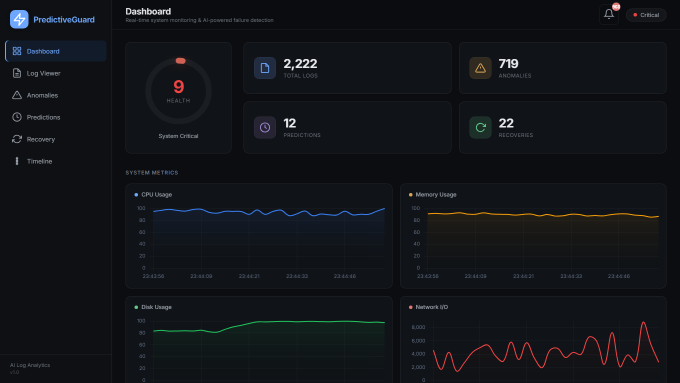
#> input picture screenshots/fig2_dashboard.png, 1360 x 765 px (shown at 1/2 size)
$ python generate_idf_composite.py
#> lines starting #> are read from the running program, lines starting #| are printed output that depends on the picture
"""
Create composite architecture and output image for IDF-B Page 2.
"""

from PIL import Image, ImageDraw, ImageFont
import os

def create_idf_page2_composite():
    w, h = 1536, 1024
    comp = Image.new('RGB', (w, h), color=(255, 255, 255))
#> comp: PIL image 1536x1024 RGB; every value is 255
    draw = ImageDraw.Draw(comp)

    try:
        font_title = ImageFont.truetype("arialbd.ttf", 22)
        font_sub = ImageFont.truetype("arial.ttf", 16)
        font_box_title = ImageFont.truetype("arialbd.ttf", 14)
        font_box_body = ImageFont.truetype("arial.ttf", 11)
        font_caption = ImageFont.truetype("arialbd.ttf", 14)
    except:
        font_title = ImageFont.load_default()
        font_sub = ImageFont.load_default()
        font_box_title = ImageFont.load_default()
        font_box_body = ImageFont.load_default()
        font_caption = ImageFont.load_default()

    # Border around architecture block
    draw.rectangle([30, 15, w - 30, 480], outline=(200, 200, 200), width=1)

    # Header text
    draw.text((w // 2 - 100, 30), "PredictiveGuard", fill=(10, 10, 10), font=font_title)
    draw.text((w // 2 - 135, 58), "AI-Based Predictive Reliability Engine", fill=(80, 80, 80), font=font_sub)
    draw.text((w // 2 - 80, 78), "(System Architecture)", fill=(100, 100, 100), font=font_box_body)

    # 6 pipeline boxes across
    boxes = [
        ("Multi-Source Ingestion", ["• System Logs", "• App Event Logs", "• Network Telemetry", "• Resource Metrics"], (254, 243, 199)), # warm yellow
        ("Parser & Normalizer", ["• Regex Syslog Match", "• JSON Payload Decode", "• Timestamp Standard.", "• Sanitization Filter"], (254, 249, 195)),
        ("Feature Engineering", ["• Rolling Window Stats", "• Mean / Std / Roc", "• Error Frequencies", "• Critical Keywords"], (224, 242, 254)), # blue
        ("Local DB & Cache", ["• SQLite Persistence", "• Time-Series Metrics", "• Unified Timeline", "• Cooldown Cache"], (243, 232, 255)), # purple
        ("AI / ML Analysis", ["• Isolation Forest", "  Anomaly Detector", "• Random Forest", "  Failure Classifier"], (220, 252, 231)), # green
        ("Autonomous Recovery", ["• Policy Mapping", "• Service Restart", "• Cache Flush & Clean", "• Pre/Post Health Eval"], (255, 228, 230)), # rose
    ]

    box_w = 210
    box_h = 175
    gap = 26
    start_x = 65
    box_y = 120

    for i, (b_title, b_items, bg_col) in enumerate(boxes):
        bx = start_x + i * (box_w + gap)
        draw.rectangle([bx, box_y, bx + box_w, box_y + box_h], fill=bg_col, outline=(160, 160, 160), width=1)
        draw.text((bx + 12, box_y + 12), b_title, fill=(20, 20, 20), font=font_box_title)
        draw.line([bx + 10, box_y + 36, bx + box_w - 10, box_y + 36], fill=(180, 180, 180), width=1)

        iy = box_y + 44
        for item in b_items:
            draw.text((bx + 12, iy), item, fill=(50, 50, 50), font=font_box_body)
            iy += 20

        # Arrow between boxes
        if i < len(boxes) - 1:
            ax = bx + box_w + 5
            ay = box_y + box_h // 2
            draw.line([ax, ay, ax + 16, ay], fill=(100, 100, 100), width=2)
            draw.polygon([(ax + 16, ay), (ax + 11, ay - 4), (ax + 11, ay + 4)], fill=(100, 100, 100))

    # Bottom UI row: Web Interface / Dashboard box
    ui_box_x = 250
    ui_box_y = 330
    ui_box_w = w - 500
    ui_box_h = 120
    draw.rectangle([ui_box_x, ui_box_y, ui_box_x + ui_box_w, ui_box_y + ui_box_h], fill=(241, 245, 249), outline=(148, 163, 184), width=1)
    draw.text((ui_box_x + 20, ui_box_y + 15), "Flask Real-Time Web Interface & REST API Engine", fill=(15, 23, 42), font=font_box_title)
    draw.text((ui_box_x + 20, ui_box_y + 45), "• Real-Time Chart.js Visualizations (CPU, RAM, Disk, Net I/O)    • Severity Badges & Anomaly Timeline", fill=(51, 65, 85), font=font_box_body)
    draw.text((ui_box_x + 20, ui_box_y + 70), "• Live Multi-Source Log Streaming & Filter Matrix                • Interactive Manual & Autonomous Self-Healing Trigger", fill=(51, 65, 85), font=font_box_body)
    draw.text((ui_box_x + 20, ui_box_y + 92), "• Dynamic System Health Gauge & Alert Manager With Cooldown Throttling", fill=(51, 65, 85), font=font_box_body)

    # Caption for Figure 1
    draw.text((w // 2 - 140, 455), "Figure 1: Overall architecture of PredictiveGuard", fill=(10, 10, 10), font=font_caption)

    # Bottom Half: Two screenshots side-by-side
    dash_img_path = os.path.join("screenshots", "fig2_dashboard.png")
    pred_img_path = os.path.join("screenshots", "fig5_predictions.png")

    target_w = 710
    target_h = 440

    if os.path.exists(dash_img_path):
        d_img = Image.open(dash_img_path).resize((target_w, target_h), Image.Resampling.LANCZOS)
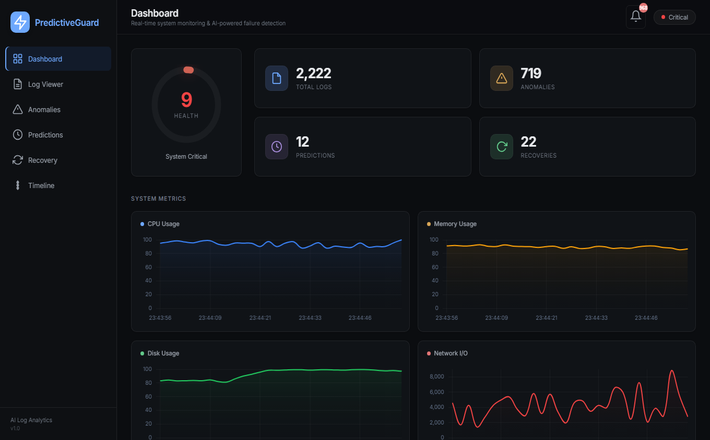
#> d_img: PIL image 710x440 RGB; mean R, G, B 17.6, 20.3, 23.9
        comp.paste(d_img, (35, 520))
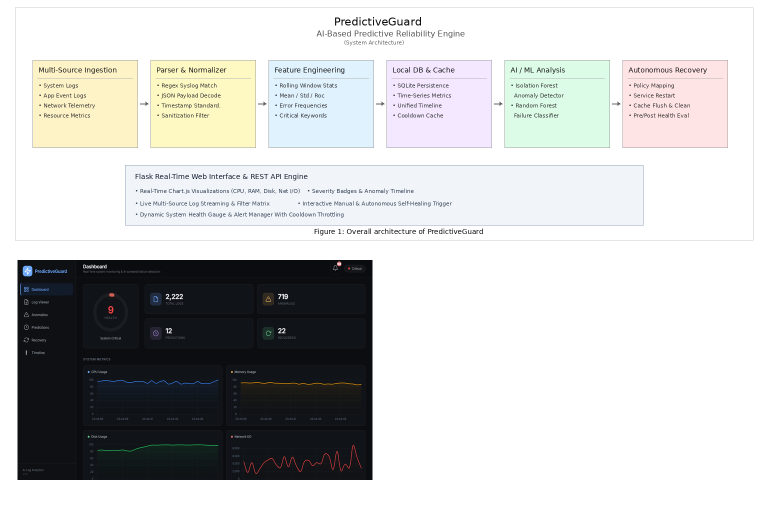
#> comp: PIL image 1536x1024 RGB (shown at 1/2 size); mean R, G, B 202.3, 203.1, 202.4
        draw.rectangle([35, 520, 35 + target_w, 520 + target_h], outline=(200, 200, 200), width=1)

    if os.path.exists(pred_img_path):
        p_img = Image.open(pred_img_path).resize((target_w, target_h), Image.Resampling.LANCZOS)
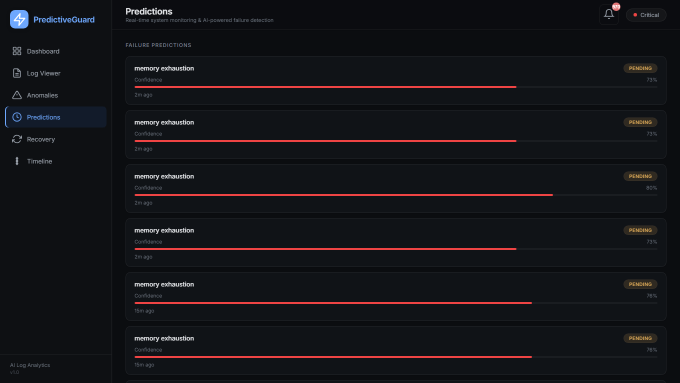
#> input picture screenshots/fig5_predictions.png, 1360 x 765 px (shown at 1/2 size)
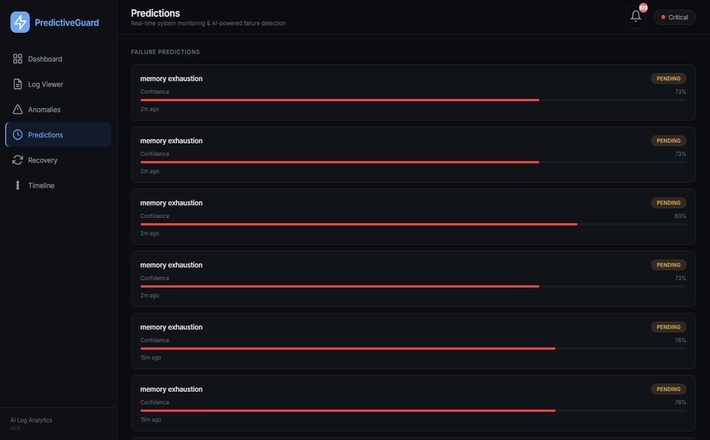
#> p_img: PIL image 710x440 RGB; mean R, G, B 20.8, 20.3, 24
        comp.paste(p_img, (790, 520))
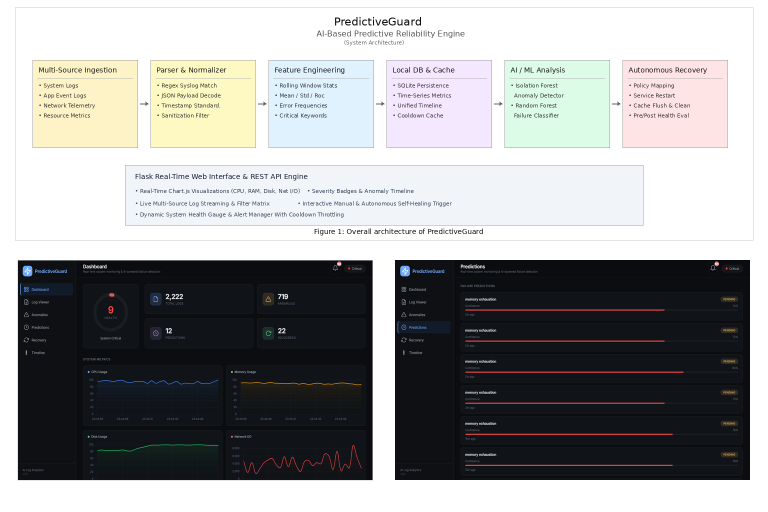
#> comp: PIL image 1536x1024 RGB (shown at 1/2 size); mean R, G, B 155.9, 156.6, 156.6
        draw.rectangle([790, 520, 790 + target_w, 520 + target_h], outline=(200, 200, 200), width=1)

    # Captions for Figure 2 and Figure 3
    draw.text((180, 985), "Figure 2: Dashboard showing system telemetry & health score", fill=(10, 10, 10), font=font_caption)
    draw.text((910, 985), "Figure 3: Failure predictions and autonomous recovery logs", fill=(10, 10, 10), font=font_caption)

    out_file = os.path.join("screenshots", "idf_p2_composite.png")
    comp.save(out_file, quality=95)
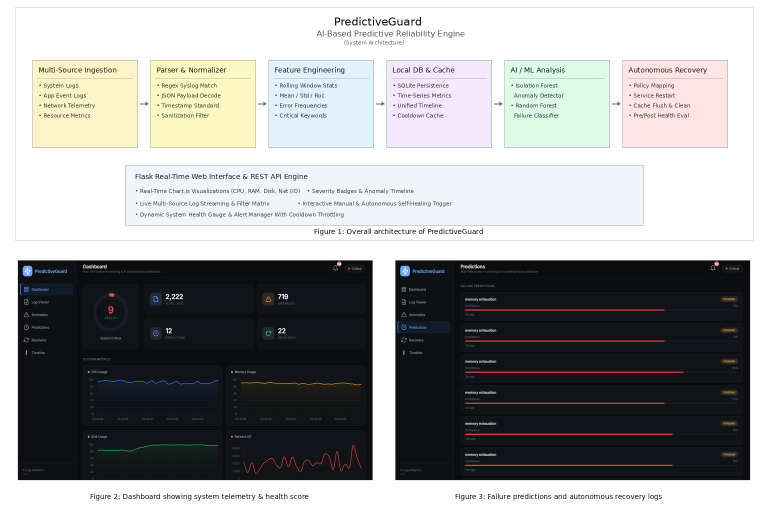
#> saved as idf_p2_composite.png: PIL image 1536x1024 RGB (shown at 1/2 size); mean R, G, B 155.6, 156.3, 156.3
    print("Saved", out_file)

if __name__ == "__main__":
    create_idf_page2_composite()
